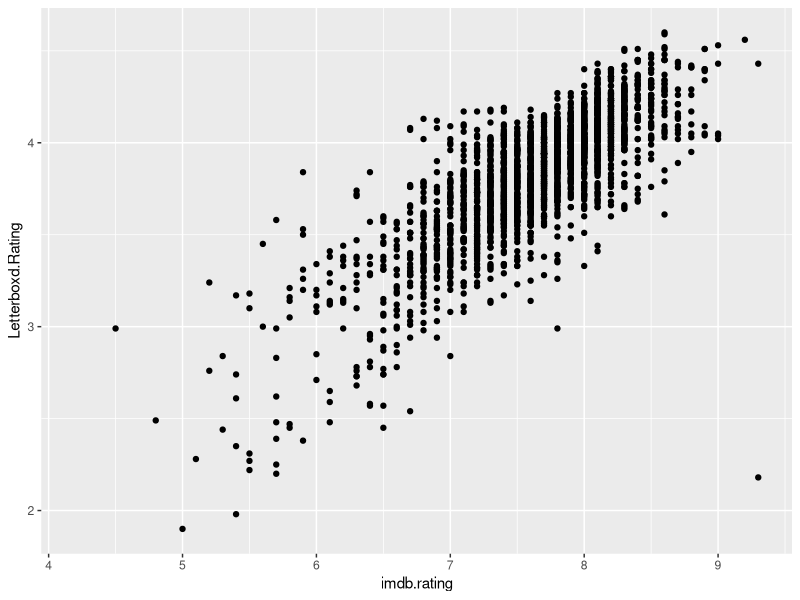

The R source for this figure:
#### PREAMBLE ####
library(dplyr)
library(ggplot2)

#### LOAD DATA ####

mov <- read.csv("data/322/movie_data.csv")

head(mov)

#### CLEAN ####

#check NA values - #N/A, etc.
mov <- read.csv("data/322/movie_data.csv", na.strings = c("", "NA", "#N/A"))
mov$Country[mov$Country=="Russian Federation"] <- "Russia"

#### SUBSET ####

#Type
unique(mov$Type)
mov <- mov[mov$Type %in% c("movie", "tvMovie"),]


#### IMDB v. LETTERBOXD RATINGS PLOT ####

ggplot(data=mov, aes(x=imdb.rating, y=Letterboxd.Rating))+
  geom_point()

#lets make it nice!

#### TOP COUNTRIES PLOT ####



